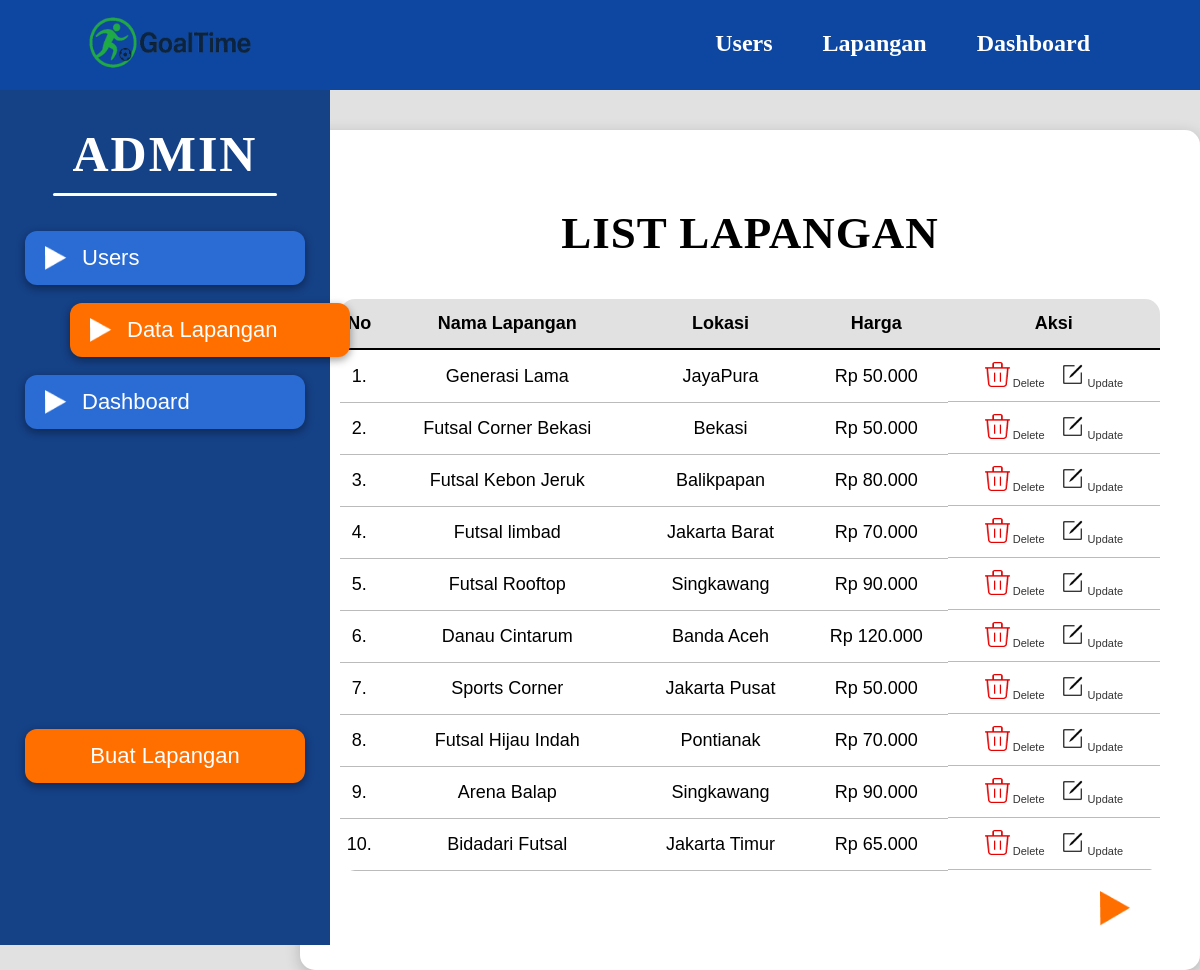
The page /admin/pages/admin-lapangan.php on the database its author committed.
### tables this page shows
CREATE TABLE `lapangan` (
  `id` int NOT NULL,
  `name` varchar(255) DEFAULT NULL,
  `rating` float DEFAULT NULL,
  `location` varchar(255) DEFAULT NULL,
  `price` int DEFAULT NULL,
  `img` varchar(255) DEFAULT NULL
);

### admin/pages/admin-lapangan.php (the view, shortened to what this page needs)
<?php
$connection = new mysqli("localhost", "root", "", "web_futsal");
$limit = 10;
$page = isset($_GET['page']) ? (int)$_GET['page'] : 1;
$start = ($page - 1) * $limit;
$total_query = $connection->query("SELECT COUNT(*) AS total FROM lapangan");
$total_data  = $total_query->fetch_assoc()['total'];
$total_page = ceil($total_data / $limit);
$query  = "SELECT * FROM lapangan ORDER BY id ASC LIMIT $start, $limit";
$result = $connection->query($query);
?>
<!DOCTYPE html>
<html lang="id">
<head>
    <link rel="stylesheet" href="admin-lapangan.css">
</head>
<body>
    <header class="header">
        <div class="dalam-header">
            <img src="../../homepage/asset/LOGO-goaltime.png" alt="Logo" class="logo">
            <div class="tulisan-header">
                <h2><a href="admin-users.php">Users</a></h2>
                <h2><a href="admin-lapangan.php" class="active">Lapangan</a></h2>
                <h2><a href="admin-dashboard.php">Dashboard</a></h2>
            </div>
        </div>
    </header>
    <div class="sidebar">
        <h2 class="sidebar-title">ADMIN</h2>
        <div class="sidebar-line"></div>
        <a href="admin-users.php" class="menu">
            <img src="../asset/polygon-white.png" class="menu-icon">
            <span>Users</span>
        </a>
        <a href="admin-lapangan.php" class="menu active">
            <img src="../asset/polygon-white.png" class="menu-icon">
            <span>Data Lapangan</span>
        </a>
        <a href="admin-dashboard.php" class="menu">
            <img src="../asset/polygon-white.png" class="menu-icon">
            <span>Dashboard</span>
        </a>
        <a href="admin-lapangan-create.php" class="btn-buat-lapangan">
            <span>Buat Lapangan</span>
        </a>
    </div>
    <div class="main-content">
        <div class="lapangan-container">
            <h2 class="list-title">LIST LAPANGAN</h2>
            <table class="tabel-lapangan">
                <thead>
                    <tr>
                        <th>No</th>
                        <th>Nama Lapangan</th>
                        <th>Lokasi</th>
                        <th>Harga</th>
                        <th>Aksi</th>
                    </tr>
                </thead>
                <tbody>
                    <?php
                    if ($result && $result->num_rows > 0) {
                        $no = 1;
                        while ($row = $result->fetch_assoc()) {
                            echo "
                                <tr>
                                    <td>{$no}.</td>
                                    <td>{$row['name']}</td>
                                    <td>{$row['location']}</td>
                                    <td>Rp " . number_format($row['price'], 0, ',', '.') . "</td>
                                    <td class='aksi'>
                                        <a href='admin-lapangan-delete.php?id={$row['id']}' class='delete'
                                           onclick='return confirm(\"Yakin ingin menghapus data ini?\")'>
                                            <img src='../asset/delete.png' alt='Delete'>
                                            <span>Delete</span>
                                        </a>
                                        <a href='admin-lapangan-update.php?id={$row['id']}' class='update'>
                                            <img src='../asset/update.png' alt='Update'>
                                            <span>Update</span>
                                        </a>
                                    </td>
                                </tr>
                            ";
                            $no++;
                        }
                    } else {
                        echo "<tr><td colspan='5'>Tidak ada data lapangan.</td></tr>";
                    }
                    ?>
                </tbody>
            </table>
            <div class="nav-icons">
                <?php if ($page < $total_page): ?>
                    <a href="admin-lapangan.php?page=<?= $page + 1 ?>" class="icon">
                        <img src="../asset/polygon-right.png" alt="Next">
                    </a>
                <?php endif; ?>
            </div>
        </div>
    </div>
</body>
</html>

### admin/pages/admin-lapangan.css (style rules this page uses)
body, header { margin: 0; }
body { background-color: rgb(225, 225, 225); }
.header { background-color: rgb(13, 71, 161); width: 100%; top: 0; position: fixed; z-index: 9999; }
.dalam-header { display: flex; justify-content: end; align-items: center; color: white; padding-right: 60px; }
.tulisan-header { display: flex; flex-direction: row; gap: 50px; margin-right: 50px; }
.tulisan-header h2 a { color: white; text-decoration: none; }
.tulisan-header h2 { position: relative; padding-bottom: 3px; cursor: pointer; }
.tulisan-header h2::after { content: ""; position: absolute; left: 0; bottom: 0; width: 0; height: 2px; background-color: white; transition: 0.3s ease-in-out; }
.logo { height: 150px; margin-right: auto; margin-left: 60px; margin-top: -30px; margin-bottom: -30px; }
.sidebar { width: 280px; height: 100vh; background-color: #154186; padding: 30px 25px; padding: 120px 25px 25px; position: fixed; top: 0; left: 0; z-index: 1000; }
.sidebar-title { font-family: "Jacques Francois"; font-size: 50px; color: white; text-align: center; letter-spacing: 2px; margin-bottom: 10px; margin-top: 5px; }
.sidebar-line { width: 80%; height: 3px; background: white; margin: 0 auto 35px auto; border-radius: 10px; }
.menu { display: flex; align-items: center; gap: 15px; background: #2A6CD4; padding: 14px 20px; border-radius: 12px; color: white; font-family: "Jockey One", sans-serif; font-size: 22px; margin-bottom: 18px; text-decoration: none; box-shadow: 0px 3px 8px rgba(0,0,0,0.4); transition: 0.2s; }
.menu-icon { width: 22px; }
.menu.active { background: #FF6F00; transform: translateX(45px); }
.main-content { margin-left: 300px; margin-top: 130px; display: flex; justify-content: center; align-items: flex-start; }
.lapangan-container { background: white; border-radius: 15px; width: 1100px; padding: 40px; box-shadow: 0 4px 15px rgba(0,0,0,0.2); font-family: Arial, sans-serif; }
.list-title { font-size: 45px; font-family: "Jacques Francois"; text-align: center; margin-bottom: 40px; letter-spacing: 1px; }
.tabel-lapangan { width: 100%; border-collapse: collapse; text-align: center; font-size: 18px; border-radius: 15px; overflow: hidden; }
.tabel-lapangan th { background-color: #E1E1E1; padding: 14px 0; border-bottom: 2px solid #000; font-weight: bold; }
.tabel-lapangan td { padding: 12px 0; border-bottom: 1px solid #bbb; transition: background-color 0.3s ease; }
.btn-buat-lapangan { display: flex; align-items: center; justify-content: center; gap: 10px; background-color: #FF6F00; color: white; text-decoration: none; font-family: "Jockey One", sans-serif; font-size: 22px; border: none; border-radius: 12px; padding: 14px 20px; margin-top: 300px; box-shadow: 0px 3px 8px rgba(0,0,0,0.4); transition: all 0.2s ease; }
.aksi { display: flex; justify-content: center; align-items: center; gap: 15px; }
.aksi a { display: flex; flex-direction: column; align-items: center; text-decoration: none; font-size: 11px; color: #333; transition: 0.2s; }
.aksi img { width: 22px; transition: transform 0.2s ease; }
.nav-icons { margin-top: 20px; text-align: right; padding-right: 30px; }
.nav-icons img { width: 30px; }
.aksi a { display: inline-block; text-decoration: none; }
.aksi img { width: 25px; height: 25px; cursor: pointer; transition: transform 0.2s ease, opacity 0.2s ease; }

### rows shown on the page
lapangan: name "Generasi Lama", location "JayaPura", price "50.000"
lapangan: name "Futsal Corner Bekasi", location "Bekasi", price "50.000"
lapangan: name "Futsal Kebon Jeruk", location "Balikpapan", price "80.000"
lapangan: name "Futsal limbad", location "Jakarta Barat", price "70.000"
lapangan: name "Futsal Rooftop", location "Singkawang", price "90.000"
lapangan: name "Danau Cintarum", location "Banda Aceh", price "120.000"
lapangan: name "Sports Corner", location "Jakarta Pusat", price "50.000"
lapangan: name "Futsal Hijau Indah", location "Pontianak", price "70.000"
lapangan: name "Arena Balap", location "Singkawang", price "90.000"
lapangan: name "Bidadari Futsal", location "Jakarta Timur", price "65.000"
